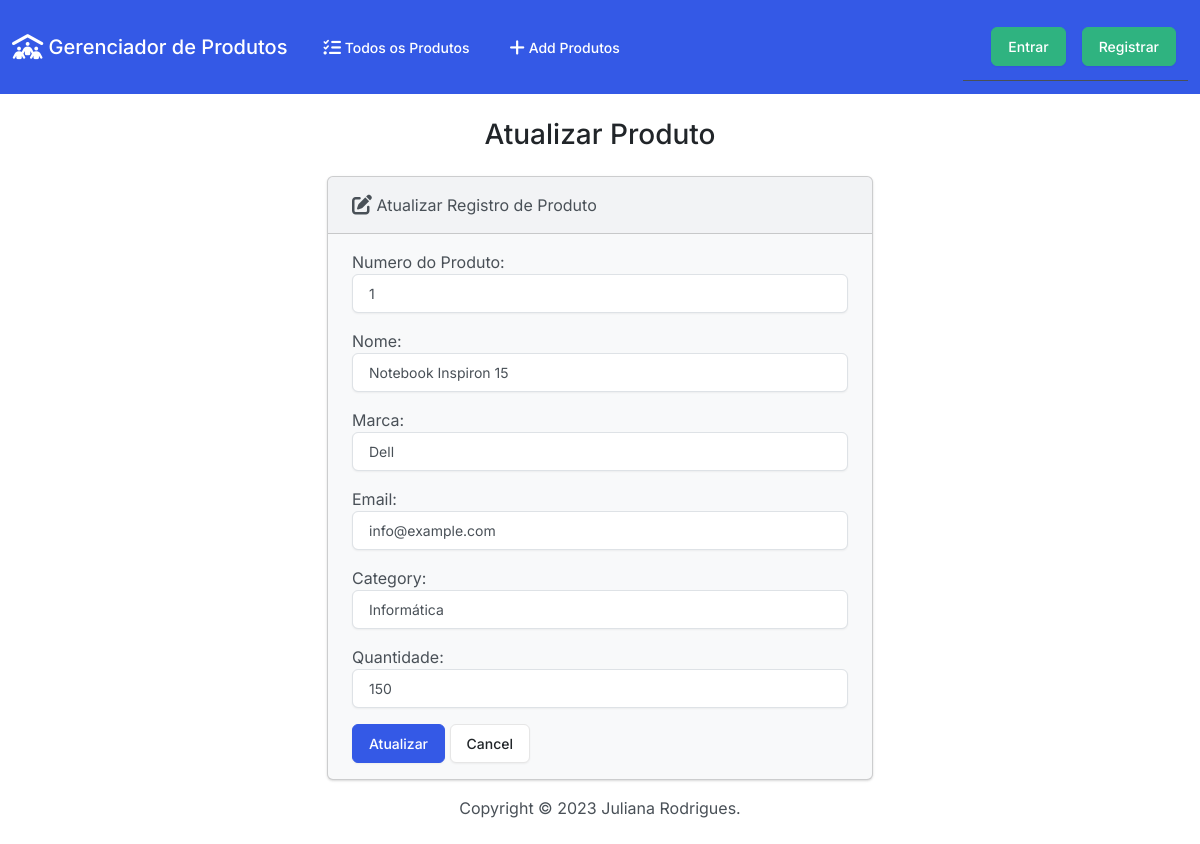
Page /edit/1/ on the committed database.
### produtos/models.py (models this page shows)
class Produtos(models.Model):
    numero_produto = models.PositiveBigIntegerField()
    nome_produto = models.CharField(max_length=50)
    marca = models.CharField(max_length=50)
    email = models.EmailField(max_length=100)
    category = models.CharField(max_length=50)
    quantidade = models.PositiveIntegerField()

### produtos/views.py (the view)
# urls.py: path('edit/<int:id>/', views.edit, name='edit'),
def edit(request, id):
    if request.method == 'POST':
        produto = Produtos.objects.get(pk=id)
        form = ProdutoForm(request.POST, instance=produto)
        if form.is_valid():
            form.save()
            return render(request, 'produtos/edit.html', {
            'form': form,
            'success': True
        })
    else:
        produto = Produtos.objects.get(pk=id)
        form = ProdutoForm(instance=produto)
        return render(request, 'produtos/edit.html', {
        'form': form
    })

### produtos/forms.py
class ProdutoForm(forms.ModelForm):
    class Meta:
        model = Produtos
        fields = ['numero_produto', 'nome_produto', 'marca', 'email', 'category', 'quantidade']
        labels = {
            'numero_produto': 'Numero do Produto',
            'nome_produto': 'Nome',
            'marca': 'Marca',
            'email': 'Email',
            'category': 'Category',
            'quantidade': 'Quantidade'
        }
        widgets = {
            'numero_produto': forms.NumberInput(attrs={'class': 'form-control'}) ,
            'nome_produto': forms.TextInput(attrs={'class': 'form-control'}),
            'marca': forms.TextInput(attrs={'class': 'form-control'}),
            'email': forms.EmailInput(attrs={'class': 'form-control'}),
            'category': forms.TextInput(attrs={'class': 'form-control'}),
            'quantidade': forms.NumberInput(attrs={'class': 'form-control'})
        }

### produtos/templates/produtos/edit.html (shortened to what this page needs)
{% extends "produtos/base.html" %}
{% block body %}
  <h3 class="text-center m-4">Atualizar Produto</h3>
  {% if success %}
    <div class="alert alert-success" role="alert">
      Novo Produto Atualizado com Sucesso.
      <a href="{% url 'index' %}" class="alert-link">Vá para página principal.</a>
    </div>
  {% else %}
    <div class="row justify-content-center">
      <div class="col-6">
        <div class="card bg-light mb-3">
          <div class="card-header">
            <i class="fa-solid fa-pen-to-square fa-lg"></i> Atualizar Registro de Produto
          </div>
          <div class="card-body">
            <form action="" method="POST">
              {{ form.as_p }}
              <button type="submit" class="btn btn-primary">Atualizar</button>
              <a href="{% url 'index' %}" class="btn btn-secondary">Cancel</a>
            </form>
          </div>
        </div>
      </div>
    </div>
  {% endif %}
{% endblock %}

### rows in the picture
Produtos: numero_produto "1", nome_produto "Notebook Inspiron 15", marca "Dell", email "info@example.com", category "Informática", quantidade "150"
